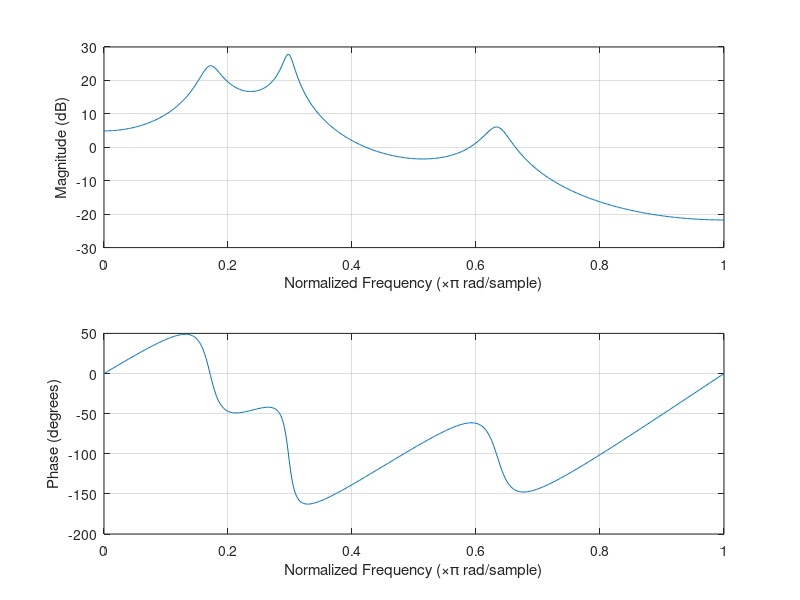

Recreate this plot in MATLAB. (Note: this script raises an error after producing the figure.)
F =  [700, 1220, 2600]; % Formant frequencies (Hz)
BW = [130,  70,  160];  % Formant bandwidths (Hz)
fs = 8192;              % Sampling rate (Hz)

nsecs = length(F);
R = exp(-pi*BW/fs);     % Pole radii
theta = 2*pi*F/fs;      % Pole angles
poles = R .* exp(j*theta); % Complex poles 
B = 1;  A = real(poly([poles,conj(poles)]));
freqz(B,A); % View frequency response:

% Convert to parallel complex one-poles (PFE):
[r,p,f] = residuez(B,A);
As = zeros(nsecs,3);
Bs = zeros(nsecs,3);
% complex-conjugate pairs are adjacent in r and p:
for i=1:2:2*nsecs
    k = 1+(i-1)/2;
    Bs(k,:) = [r(i)+r(i+1),  -(r(i)*p(i+1)+r(i+1)*p(i)), 0];
    As(k,:) = [1, -(p(i)+p(i+1)), p(i)*p(i+1)];
end
sos = [Bs,As]; % standard second-order-section form
iperr = norm(imag(sos))/norm(sos); % make sure sos is ~real
disp(sprintf('||imag(sos)||/||sos|| = %g',iperr)); % 1.6e-16
sos = real(sos) % and make it exactly real

% Reconstruct original numerator and denominator as a check:
[Bh,Ah] = psos2tf(sos); % parallel sos to transfer function
% psos2tf appears in the matlab-utilities appendix
disp(sprintf('||A-Ah|| = %g',norm(A-Ah))); % 5.77423e-15
% Bh has trailing epsilons, so we'll zero-pad B:
disp(sprintf('||B-Bh|| = %g',...
             norm([B,zeros(1,length(Bh)-length(B))] - Bh)));
% 1.25116e-15

% Plot overlay and sum of all three 
% resonator amplitude responses:
nfft=512;
H = zeros(nsecs+1,nfft);
for i=1:nsecs
  [Hiw,w] = freqz(Bs(i,:),As(i,:));
  H(1+i,:) = Hiw(:).';
end
H(1,:) = sum(H(2:nsecs+1,:));
ttl = 'Amplitude Response'; 
xlab = 'Frequency (Hz)';
ylab = 'Magnitude (dB)';
sym = ''; 
lgnd = {'sum','sec 1','sec 2', 'sec 3'};
np=nfft/2; % Only plot for positive frequencies
wp = w(1:np); Hp=H(:,1:np);
figure(1); clf;
myplot(wp,20*log10(abs(Hp)),sym,ttl,xlab,ylab,1,lgnd);
disp('PAUSING'); pause;
saveplot('../eps/lpcexovl.eps');

% Now synthesize the vowel [a]:
nsamps = 256;
f0 = 200; % Pitch in Hz
w0T = 2*pi*f0/fs; % radians per sample

nharm = floor((fs/2)/f0); % number of harmonics
sig = zeros(1,nsamps);
n = 0:(nsamps-1);
% Synthesize bandlimited impulse train
for i=1:nharm,
    sig = sig + cos(i*w0T*n);
end;
sig = sig/max(sig);
speech = filter(1,A,sig);
soundsc([sig,speech]); % hear buzz, then 'ah'